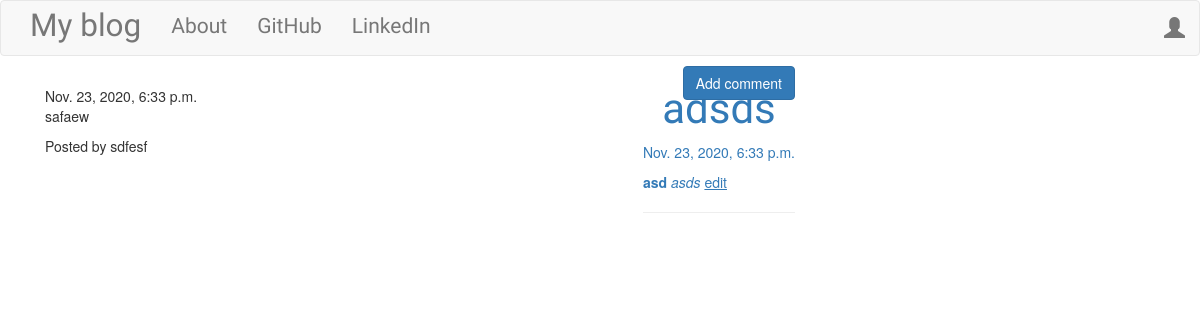
/post/6, run on the app's committed database.
### blog/models.py (models this page shows, shortened)
class Post(models.Model):
    author = models.ForeignKey('auth.User', on_delete=models.CASCADE)
    title = models.CharField(max_length=50)
    text = models.TextField()
    created_date = models.DateTimeField(default=timezone.now)
    published_date = models.DateTimeField(blank=True, null=True)

class Comment(models.Model):
    post = models.ForeignKey(
        'blog.Post', related_name='comments', on_delete=models.CASCADE)
    author = models.CharField(max_length=50)
    text = models.TextField()
    created_date = models.DateTimeField(default=timezone.now)
    approved_comment = models.BooleanField(default=False)

### blog/views.py (the view)
# urls.py: path('post/<int:pk>', views.PostDetailView.as_view(), name='post_detail'),
class PostDetailView(DetailView):
    model = Post

### blog/templates/blog/post_detail.html (shortened to what this page needs)
{% extends 'blog/base.html' %}
{% block content %}
<h1 class="posttitle">{{ post.title }}</h1>
    {% if post.published_date %}
    <div class="date postdate">
      {{ post.published_date }}
      </div>
    {% else %}
      <a class="btn btn-primary" href="{% url 'post_publish' pk=post.pk %}"
  >Publish</a
>
{% endif %}
<p class="postcontent">{{ post.text|safe|linebreaksbr }}</p>
<hr>
<a class="btn btn-primary btn-comment" href="{% url "add_comment_to_post" pk=post.pk %}">Add comment</a>
<div class="container">
{% for comment in post.comments.all %}
<br>
{% if user.is_authenticated or comment.approved_comment %}
{{ comment.created_date }}
<p>{{ comment.text|safe|linebreaksbr }}</p>
<p>Posted by {{ comment.author }}</p>
{% endif %}
{% empty %}
<p>No comments</p>
{% endfor %}
</div>
{% endblock %}

### blog/static/css/blog.css (style rules this page uses)
.postdate { text-align: center; }
.posttitle { font-family: "Russo One", sans-serif; font-size: 3em; text-align: center; }
.postcontent { font-family: "Montserrat"; font-size: 1.5em; }
.btn-comment { position: absolute; right: 0px; }

### data on the page
Post: title "adsds", published_date "Nov. 23, 2020, 6:33 p.m.", text "asd asds edit"
Comment: created_date "Nov. 23, 2020, 6:33 p.m.", text "safaew", author "sdfesf"
